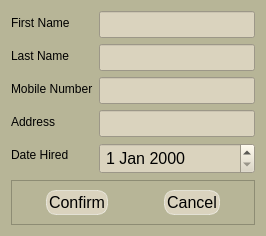
<?xml version="1.0" encoding="UTF-8"?>
<ui version="4.0">
 <class>AddStaffDialog</class>
 <widget class="QDialog" name="AddStaffDialog">
  <property name="geometry">
   <rect>
    <x>0</x>
    <y>0</y>
    <width>411</width>
    <height>383</height>
   </rect>
  </property>
  <property name="windowTitle">
   <string>Add Staff</string>
  </property>
  <property name="styleSheet">
   <string notr="true">QWidget{
background-color:rgb(183, 181, 151);
}</string>
  </property>
  <layout class="QVBoxLayout" name="verticalLayout">
   <property name="sizeConstraint">
    <enum>QLayout::SetFixedSize</enum>
   </property>
   <item>
    <layout class="QFormLayout" name="formLayout_2">
     <item row="0" column="0">
      <widget class="QLabel" name="label">
       <property name="styleSheet">
        <string notr="true">QLabel {
    font: 800;
    color: black; /* Sets the font color to black */
}
</string>
       </property>
       <property name="text">
        <string>First Name</string>
       </property>
      </widget>
     </item>
     <item row="0" column="1">
      <widget class="QLineEdit" name="fname">
       <property name="styleSheet">
        <string notr="true">QLineEdit{
background-color: rgb(218, 211, 190);
color: black;


font-size: 16px;
padding:2px;
text-align: center;


}

QLineEdit:hover {
background-color: rgba(255, 255, 255, 0.3);
}


</string>
       </property>
       <property name="maxLength">
        <number>25</number>
       </property>
      </widget>
     </item>
     <item row="1" column="0">
      <widget class="QLabel" name="label_2">
       <property name="styleSheet">
        <string notr="true">QLabel {
    font: 800;
    color: black; /* Sets the font color to black */
}
</string>
       </property>
       <property name="text">
        <string>Last Name</string>
       </property>
      </widget>
     </item>
     <item row="1" column="1">
      <widget class="QLineEdit" name="lname">
       <property name="styleSheet">
        <string notr="true">QLineEdit{
background-color: rgb(218, 211, 190);
color: black;


font-size: 16px;
padding:2px;
text-align: center;


}

QLineEdit:hover {
background-color: rgba(255, 255, 255, 0.3);
}

</string>
       </property>
       <property name="maxLength">
        <number>25</number>
       </property>
      </widget>
     </item>
     <item row="2" column="0">
      <widget class="QLabel" name="label_3">
       <property name="styleSheet">
        <string notr="true">QLabel {
    font: 800;
    color: black; /* Sets the font color to black */
}
</string>
       </property>
       <property name="text">
        <string>Mobile Number</string>
       </property>
      </widget>
     </item>
     <item row="2" column="1">
      <widget class="QLineEdit" name="mobileNum">
       <property name="styleSheet">
        <string notr="true">QLineEdit{
background-color: rgb(218, 211, 190);
color: black;


font-size: 16px;
padding:2px;
text-align: center;


}

QLineEdit:hover {
background-color: rgba(255, 255, 255, 0.3);
}
</string>
       </property>
       <property name="maxLength">
        <number>11</number>
       </property>
      </widget>
     </item>
     <item row="3" column="0">
      <widget class="QLabel" name="label_4">
       <property name="styleSheet">
        <string notr="true">QLabel {
    font: 800;
    color: black; /* Sets the font color to black */
}
</string>
       </property>
       <property name="text">
        <string>Address</string>
       </property>
      </widget>
     </item>
     <item row="3" column="1">
      <widget class="QLineEdit" name="address">
       <property name="styleSheet">
        <string notr="true">QLineEdit{
background-color: rgb(218, 211, 190);
color: black;


font-size: 16px;
padding:2px;
text-align: center;


}

QLineEdit:hover {
background-color: rgba(255, 255, 255, 0.3);
}


</string>
       </property>
       <property name="maxLength">
        <number>50</number>
       </property>
      </widget>
     </item>
     <item row="4" column="0">
      <widget class="QLabel" name="label_5">
       <property name="styleSheet">
        <string notr="true">QLabel {
    font: 800;
    color: black; /* Sets the font color to black */
}
</string>
       </property>
       <property name="text">
        <string>Date Hired</string>
       </property>
      </widget>
     </item>
     <item row="4" column="1">
      <widget class="QDateEdit" name="dateHired">
       <property name="styleSheet">
        <string notr="true">QDateEdit{
background-color: rgb(218, 211, 190);
color: black;


font-size: 16px;
padding:2px;
text-align: center;


}

</string>
       </property>
      </widget>
     </item>
    </layout>
   </item>
   <item>
    <widget class="QFrame" name="frame">
     <property name="maximumSize">
      <size>
       <width>16777215</width>
       <height>120</height>
      </size>
     </property>
     <property name="frameShape">
      <enum>QFrame::StyledPanel</enum>
     </property>
     <property name="frameShadow">
      <enum>QFrame::Raised</enum>
     </property>
     <layout class="QHBoxLayout" name="horizontalLayout">
      <item>
       <widget class="QPushButton" name="confirm">
        <property name="styleSheet">
         <string notr="true">QPushButton{
background-color: rgb(218, 211, 190);
color: black;
border: 1px solid rgba(255, 255, 255, 0.5);
border-radius: 10px;
font-size: 16px;
padding:2px;
text-align: center;
margin-left: 25px;
margin-right:25px;
}

QPushButton:hover {
background-color: rgba(255, 255, 255, 0.3);
}

QPushButton:pressed {
background-color: rgba(255, 255, 255, 0.1);
}
</string>
        </property>
        <property name="text">
         <string>Confirm</string>
        </property>
       </widget>
      </item>
      <item>
       <widget class="QPushButton" name="cancel">
        <property name="styleSheet">
         <string notr="true">QPushButton{
background-color: rgb(218, 211, 190);

color: black;
border: 1px solid rgba(255, 255, 255, 0.5);
border-radius: 10px;
font-size: 16px;
padding:2px;
text-align: center;
margin-left: 25px;
margin-right:25px;
}

QPushButton:hover {
background-color: #e74c3c;
}

QPushButton:pressed {
background-color: #e74c3c;
}
</string>
        </property>
        <property name="text">
         <string>Cancel</string>
        </property>
       </widget>
      </item>
     </layout>
    </widget>
   </item>
  </layout>
 </widget>
 <resources/>
 <connections/>
</ui>
